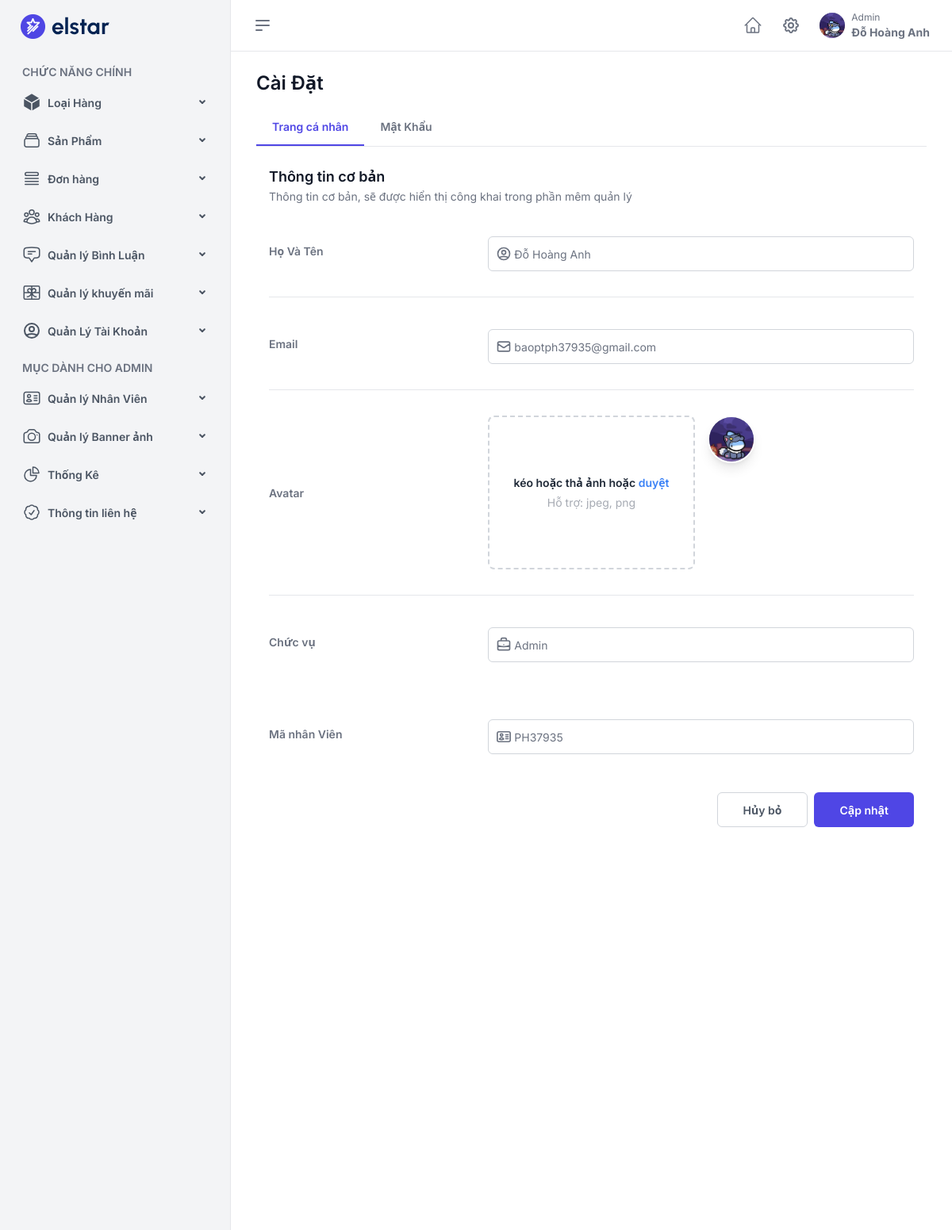
The page /admin/admin.php?act=account (signed in) on the database its author committed.
### tables this page shows
CREATE TABLE `khach_hang` (
  `ma_khach_hang` int(11) NOT NULL,
  `ten_khach_hang` varchar(200) DEFAULT NULL,
  `dia_chi` varchar(200) DEFAULT NULL,
  `sdt` varchar(11) DEFAULT NULL,
  `email` varchar(100) DEFAULT NULL,
  `mat_khau` varchar(200) DEFAULT NULL,
  `avt` varchar(200) DEFAULT 'noavt.jpg',
  `trang_thai` tinyint(2) DEFAULT 0,
  `quyen` tinyint(2) DEFAULT 3,
  `ma_nhan_vien` varchar(10) DEFAULT NULL,
  `xoa` tinyint(2) NOT NULL DEFAULT 0
);

### admin/account/edit.php (the view, shortened to what the rows shown need)
<?php
extract($data);
?>
<main class="h-full">
								<div class="page-container relative h-full flex flex-auto flex-col px-4 sm:px-6 md:px-8 py-4 sm:py-6">
                                    <div class="container mx-auto">
                                        <div class="flex items-center justify-between mb-4">
                                            <h3>Cài Đặt</h3>
                                        </div>
                                        <div class="card adaptable-card">
                                            <div class="card-body">
                                                <div class="tabs">
                                                    <div role="tablist" class="tab-list tab-list-underline">
                                                        <button class="tab-nav tab-nav-underline active" data-bs-toggle="tab" data-bs-target="#tab-profile" role="tab" aria-selected="true" tabindex="0">
                                                            Trang cá nhân
                                                        </button>
                                                        <button class="tab-nav tab-nav-underline" data-bs-toggle="tab" data-bs-target="#tab-password" role="tab" aria-selected="false" tabindex="0">
                                                            Mật Khẩu
                                                        </button>
                                                    </div>
                                                    <div class="tab-content px-4 py-6">
                                                        <div class="tab-pane fade show active" id="tab-profile" role="tabpanel" aria-labelledby="home-tab" tabindex="0">
                                                            <form action="admin.php?act=account" method="POST" enctype="multipart/form-data">
                                                                <div class="form-container vertical">
                                                                    <div>
                                                                        <h5>Thông tin cơ bản</h5>
                                                                        <p>Thông tin cơ bản, sẽ được hiển thị công khai trong phần mêm quản lý </p>
                                                                    </div>
                                                                    <div class="grid md:grid-cols-3 gap-4 py-8 border-b border-gray-200 dark:border-gray-600 items-center">
                                                                        <div class="font-semibold">Họ Và Tên</div>
                                                                        <div class="col-span-2">
                                                                            <div class="form-item vertical mb-0 max-w-[700px]">
                                                                                <div>
                                                                                    <span class="input-wrapper">
                                                                                        <div class="input-suffix-start">
                                                                                        </div>
                                                                                        <input
                                                                                            class="input pl-8"
                                                                                            type="text"
                                                                                            name="name"
                                                                                            autocomplete="off"
                                                                                            placeholder="Họ Và Tên "
                                                                                            value="<?php echo $ten_khach_hang; ?>"
                                                                                        >
                                                                                    </span>
                                                                                </div>
                                                                            </div>
                                                                        </div>
                                                                    </div>
                                                                    <div class="grid md:grid-cols-3 gap-4 py-8 border-b border-gray-200 dark:border-gray-600 items-center">
                                                                        <div class="font-semibold">Email</div>
                                                                        <div class="col-span-2">
                                                                            <div class="form-item vertical mb-0 max-w-[700px]">
                                                                                <div>
                                                                                    <span class="input-wrapper">
                                                                                        <div class="input-suffix-start">
                                                                                        </div>
                                                                                        <input
                                                                                            class="input pl-8"
                                                                                            type="email"
                                                                                            name="email"
                                                                                            autocomplete="off"
                                                                                            placeholder="Email"
                                                                                            value="<?php echo $email; ?>"
                                                                                        >
                                                                                    </span>
                                                                                </div>
                                                                            </div>
                                                                        </div>
                                                                    </div>
                                                                    <div class="grid md:grid-cols-3 gap-4 py-8 border-b border-gray-200 dark:border-gray-600 items-center">
                                                                        <div class="font-semibold">Avatar</div>
                                                                        <div class="col-span-2">
                                                                            <div class="form-item vertical mb-0 max-w-[700px]">
                                                                            <div class="grid grid-cols-2 sm:grid-cols-3 lg:grid-cols-2 xl:grid-cols-3 gap-4">
                                                                    <div class="upload upload-draggable hover:border-primary-600 min-h-fit">
                                                                        <div class="max-w-full flex flex-col px-4 py-2 justify-center items-center" id="new-upload">
                                                                            <div class="my-16 text-center" id="image-preview-container">
                                                                            <p class="font-semibold">
                                                                                <span class="text-gray-800 dark:text-white">kéo hoặc thả ảnh hoặc</span>
                                                                                <span class="text-blue-500">duyệt</span>
                                                                            </p>
                                                                            <p class="mt-1 opacity-60 dark:text-white">Hỗ trợ: jpeg, png</p>
                                                                        </div>
                                                                        </div>
                                                                    </div>
                                                                    <span class="avatar avatar-circle avatat-lg border-2 border-white dark:border-gray-800 shadow-lg" data-avatar-size="60">
                                                                                            <img class="avatar-img avatar-circle" src="../image/<?php echo $avt?>" loading="lazy">
                                                                   </span>
                                                                            </div>
                                                                            </div>
                                                                        </div>
                                                                    </div>
                                                                </div>
                                                                    <div class="grid md:grid-cols-3 gap-4 py-8 items-center">
                                                                        <div class="font-semibold">Chức vụ</div>
                                                                        <div class="col-span-2">
                                                                            <div class="form-item vertical mb-0 max-w-[700px]">
                                                                                <div>
                                                                                    <span class="input-wrapper">
                                                                                        <div class="input-suffix-start">
                                                                                        </div>
                                                                                        <input
                                                                                            class="input pl-8"
                                                                                            type="text"
                                                                                            name="title"
                                                                                            autocomplete="off"
                                                                                            placeholder="Title"
                                                                                            value="<?php
                                                                                            if($quyen == 1 ){
                                                                                                echo "Admin";
                                                                                            }
                                                                                            else{
                                                                                                echo "Nhân Viên";
                                                                                            }
                                                                                            ?>"
                                                                                            readonly=""
                                                                                        >
                                                                                    </span>
                                                                                </div>
                                                                            </div>
                                                                        </div>
                                                                    </div>
                                                                    <div class="grid md:grid-cols-3 gap-4 py-8 items-center">
                                                                        <div class="font-semibold">Mã nhân Viên</div>
                                                                        <div class="col-span-2">
                                                                            <div class="form-item vertical mb-0 max-w-[700px]">
                                                                                <div>
                                                                                    <span class="input-wrapper">
                                                                                        <div class="input-suffix-start">
                                                                                        </div>
                                                                                        <input
                                                                                            class="input pl-8"
                                                                                            type="text"
                                                                                            name="manv"
                                                                                            autocomplete="off"
                                                                                            placeholder="Title"
                                                                                            value="<?php echo $ma_nhan_vien; ?>"
                                                                                            readonly=""
                                                                                        >
                                                                                    </span>
                                                                                </div>
                                                                            </div>
                                                                        </div>
                                                                    </div>
                                                                    <div class="flex mt-4 ltr:justify-end gap-2">
                                                                        <button class="btn btn-default" type="button">
                                                                            Hủy bỏ
                                                                        </button>
                                                                        <button class="btn btn-solid" type="submit" name="submit">
                                                                            Cập nhật
                                                                        </button>
                                                                    </div>
                                                                </div>
                                                        </div>
                                                        </div>
                                                    </div>
                                                </div>
                                            </div>
                                        </div>
							</main>

### rows shown on the page
khach_hang: name "Đỗ Hoàng Anh", email "baoptph37935@gmail.com", avt (picture), title "Admin", manv "PH37935"

### other values the page prints
$quyen "Admin"
$ten_nhan_vien "Đỗ Hoàng Anh"
